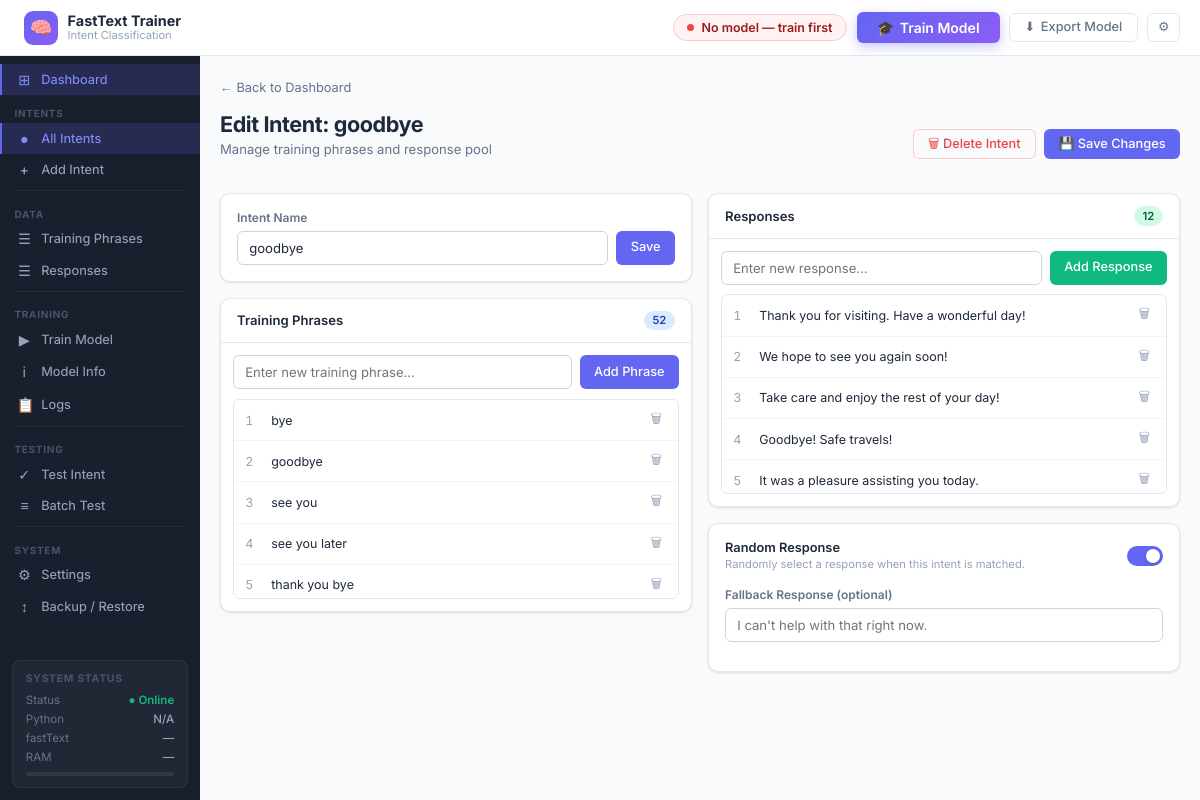
The app's page /intents/2 with its own data.
### tables this page shows
CREATE TABLE intents (
    id                INTEGER PRIMARY KEY AUTOINCREMENT,
    name              TEXT UNIQUE NOT NULL,
    fallback_response TEXT DEFAULT '',
    random_response   INTEGER DEFAULT 1,
    created_at        TIMESTAMP DEFAULT CURRENT_TIMESTAMP
);

CREATE TABLE phrases (
    id         INTEGER PRIMARY KEY AUTOINCREMENT,
    intent_id  INTEGER NOT NULL REFERENCES intents(id) ON DELETE CASCADE,
    text       TEXT NOT NULL,
    created_at TIMESTAMP DEFAULT CURRENT_TIMESTAMP
);

CREATE TABLE responses (
    id         INTEGER PRIMARY KEY AUTOINCREMENT,
    intent_id  INTEGER NOT NULL REFERENCES intents(id) ON DELETE CASCADE,
    text       TEXT NOT NULL,
    sort_order INTEGER DEFAULT 0
);

### src/web_trainer/routes.py (the view)
@bp.route("/intents/<int:intent_id>")
def intent_edit(intent_id: int):
    db = _db()
    intent = db.get_intent(intent_id)
    if intent is None:
        return redirect(url_for("trainer.dashboard"))
    intents = db.list_intents()
    return render_template(
        "intent_edit.html", intent=intent, intents=intents, active="dashboard"
    )

### src/web_trainer/models.py (called while the page is built)
    def _connect(self) -> sqlite3.Connection:
        conn = sqlite3.connect(self.db_path, check_same_thread=False)
        conn.row_factory = sqlite3.Row
        conn.execute("PRAGMA foreign_keys=ON")
        return conn

    @contextmanager
    def _db(self) -> Generator[sqlite3.Connection, None, None]:
        conn = self._connect()
        try:
            yield conn
            conn.commit()
        except Exception:
            conn.rollback()
            raise
        finally:
            conn.close()

    def _init_schema(self) -> None:
        with self._db() as conn:
            conn.executescript(_SCHEMA)

    def _seed_if_empty(self) -> None:
        with self._db() as conn:
            row = conn.execute("SELECT COUNT(*) FROM intents").fetchone()
            if row[0] > 0:
                return
        logger.info("Empty trainer.db — seeding from training_data.json ...")
        self._seed_from_json()

    def list_intents(self) -> list[dict[str, Any]]:
        with self._db() as conn:
            rows = conn.execute("""
                SELECT i.id, i.name, i.fallback_response, i.random_response, i.created_at,
                       COUNT(DISTINCT p.id) AS phrase_count,
                       COUNT(DISTINCT r.id) AS response_count
                FROM intents i
                LEFT JOIN phrases p ON p.intent_id = i.id
                LEFT JOIN responses r ON r.intent_id = i.id
                GROUP BY i.id
                ORDER BY i.name
            """).fetchall()
        return [dict(r) for r in rows]

    def get_intent(self, intent_id: int) -> dict[str, Any] | None:
        with self._db() as conn:
            row = conn.execute(
                "SELECT * FROM intents WHERE id=?", (intent_id,)
            ).fetchone()
            if not row:
                return None
            result = dict(row)
            result["phrases"] = [
                dict(r) for r in conn.execute(
                    "SELECT * FROM phrases WHERE intent_id=? ORDER BY id", (intent_id,)
                ).fetchall()
            ]
            result["responses"] = [
                dict(r) for r in conn.execute(
                    "SELECT * FROM responses WHERE intent_id=? ORDER BY sort_order, id",
                    (intent_id,)
                ).fetchall()
            ]
        return result

### src/web_trainer/routes.py (called while the page is built)
def _db() -> TrainerDB:
    db_path = current_app.config.get("TRAINER_DB_PATH")
    return TrainerDB(db_path=db_path)

### src/web_trainer/templates/intent_edit.html (shortened to what this page needs)
{% extends "base.html" %}
{% block content %}
<a href="{{ url_for('trainer.dashboard') }}" class="back-link">← Back to Dashboard</a>
<div class="flex-b mb-2" style="flex-wrap:wrap;gap:.75rem;">
  <div>
    <div class="page-title">Edit Intent: <span id="pageIntentName">{{ intent.name }}</span></div>
    <div class="page-sub">Manage training phrases and response pool</div>
  </div>
  <div style="display:flex;gap:.5rem;">
    <button class="btn btn-danger" onclick="deleteIntent()">🗑 Delete Intent</button>
    <button class="btn btn-primary" onclick="saveOptions()">💾 Save Changes</button>
  </div>
</div>
<div style="display:grid;grid-template-columns:1fr 1fr;gap:1rem;" class="edit-cols">
  <div>
    <div class="card mb-2" style="padding:1rem;">
      <label class="form-label">Intent Name</label>
      <div style="display:flex;gap:.5rem;">
        <input type="text" id="intentNameInput" value="{{ intent.name }}"/>
        <button class="btn btn-primary" onclick="saveName()">Save</button>
      </div>
    </div>
    <div class="card mb-2" style="overflow:hidden;">
      <div class="panel-header">
        Training Phrases <span class="badge badge-blue" id="phraseCount">{{ intent.phrases|length }}</span>
      </div>
      <div style="padding:.75rem;">
        <div style="display:flex;gap:.5rem;margin-bottom:.6rem;">
          <input type="text" id="newPhraseInput" placeholder="Enter new training phrase…"
                 onkeydown="if(event.key==='Enter')addPhrase()"/>
          <button class="btn btn-primary" onclick="addPhrase()">Add Phrase</button>
        </div>
        <div class="phrase-list" id="phraseList">
          {% if intent.phrases %}
            {% for p in intent.phrases %}
            <div class="phrase-row" id="phrase-{{ p.id }}">
              <span class="phrase-num">{{ loop.index }}</span>
              <span class="phrase-text">{{ p.text }}</span>
              <button class="phrase-del" onclick="deletePhrase({{ p.id }})">🗑</button>
            </div>
            {% endfor %}
          {% else %}
            <div style="padding:1rem;text-align:center;color:var(--text-muted);font-size:.8rem;">No phrases yet.</div>
          {% endif %}
        </div>
      </div>
    </div>
  </div>
  <div>
    <div class="card mb-2" style="overflow:hidden;">
      <div class="panel-header">
        Responses <span class="badge badge-green" id="responseCount">{{ intent.responses|length }}</span>
      </div>
      <div style="padding:.75rem;">
        <div style="display:flex;gap:.5rem;margin-bottom:.6rem;">
          <input type="text" id="newRespInput" placeholder="Enter new response…"
                 onkeydown="if(event.key==='Enter')addResponse()"/>
          <button class="btn btn-success" onclick="addResponse()">Add Response</button>
        </div>
        <div class="phrase-list" id="responseList">
          {% if intent.responses %}
            {% for r in intent.responses %}
            <div class="phrase-row" id="response-{{ r.id }}">
              <span class="phrase-num">{{ loop.index }}</span>
              <span class="phrase-text">{{ r.text }}</span>
              <button class="phrase-del" onclick="deleteResponse({{ r.id }})">🗑</button>
            </div>
            {% endfor %}
          {% else %}
            <div style="padding:1rem;text-align:center;color:var(--text-muted);font-size:.8rem;">No responses yet.</div>
          {% endif %}
        </div>
      </div>
    </div>
    <div class="card" style="padding:1rem;">
      <div class="toggle-wrap mb-1">
        <div>
          <div class="toggle-label">Random Response</div>
          <div class="toggle-sub">Randomly select a response when this intent is matched.</div>
        </div>
        <label class="toggle-switch">
          <span class="toggle-slider"></span>
        </label>
      </div>
      <div class="form-group mt-2">
        <label class="form-label">Fallback Response (optional)</label>
        <input type="text" id="fallbackInput" value="{{ intent.fallback_response or '' }}"
               placeholder="I can't help with that right now."/>
      </div>
    </div>
  </div>
</div>
{% endblock %}

### src/web_trainer/static/style.css (style rules this page uses)
:root { --sidebar-w: 200px; --header-h: 56px; --sidebar-bg: #1a1f2e; --sidebar-hover: rgba(255,255,255,.06); --sidebar-active-bg: rgba(99,102,241,.18); --sidebar-active-color: #818cf8; --primary: #6366f1; --primary-dark: #4f46e5; --success: #10b981; --danger: #ef4444; --warning: #f59e0b; --body-bg: #f8fafc; --card-bg: #ffffff; --border: #e2e8f0; --border-dark: #cbd5e1; --text: #1e293b; --text-light: #64748b; --text-muted: #94a3b8; --radius: 10px; --radius-sm: 6px; --shadow: 0 1px 3px rgba(0,0,0,.07),0 1px 2px rgba(0,0,0,.05); --shadow-md: 0 4px 12px rgba(0,0,0,.08); --tr: .15s ease; }
*,*::before,*::after { box-sizing:border-box;margin:0;padding:0; }
html,body { height:100%; }
body { font-family:'Inter',system-ui,sans-serif;background:var(--body-bg);color:var(--text);-webkit-font-smoothing:antialiased; }
.btn { display:inline-flex;align-items:center;gap:.35rem; padding:.45rem .9rem;border-radius:var(--radius-sm);border:none; font-size:.8rem;font-weight:500;font-family:inherit;cursor:pointer; text-decoration:none;transition:all var(--tr);white-space:nowrap;line-height:1; }
.btn-primary { background:var(--primary);color:#fff; }
.btn-success { background:var(--success);color:#fff; }
.btn-danger { background:transparent;color:var(--danger);border:1px solid #fecaca; }
.card { background:var(--card-bg);border-radius:var(--radius);border:1px solid var(--border);box-shadow:var(--shadow); }
.panel-header { display:flex;align-items:center;justify-content:space-between; padding:.75rem 1rem;border-bottom:1px solid var(--border); font-size:.82rem;font-weight:600;color:var(--text); }
.phrase-list { max-height:200px;overflow-y:auto;border:1px solid var(--border);border-radius:var(--radius-sm); }
.phrase-row { display:flex;align-items:center;gap:.5rem;padding:.42rem .7rem; border-bottom:1px solid #f1f5f9;font-size:.78rem; }
.phrase-num { color:var(--text-muted);min-width:18px;font-variant-numeric:tabular-nums; }
.phrase-text { flex:1;color:var(--text); }
.phrase-del { background:none;border:none;cursor:pointer;color:var(--text-muted);font-size:.8rem;padding:.15rem .3rem;border-radius:4px; }
.toggle-wrap { display:flex;align-items:center;justify-content:space-between;margin-bottom:.5rem; }
.toggle-label { font-size:.8rem;font-weight:600;color:var(--text); }
.toggle-sub { font-size:.7rem;color:var(--text-muted);margin-top:.1rem; }
.toggle-switch { position:relative;display:inline-block;width:36px;height:20px;flex-shrink:0; }
.toggle-slider { position:absolute;cursor:pointer;inset:0; background:#cbd5e1;border-radius:99px;transition:.2s; }
.toggle-slider::before { content:'';position:absolute;width:14px;height:14px;border-radius:50%; background:white;left:3px;bottom:3px;transition:.2s;box-shadow:0 1px 3px rgba(0,0,0,.2); }
.toggle-switch input:checked+.toggle-slider { background:var(--primary); }
.toggle-switch input:checked+.toggle-slider::before { transform:translateX(16px); }
input[type=text],input[type=number],textarea,select { width:100%;padding:.5rem .7rem;border:1px solid var(--border-dark); border-radius:var(--radius-sm);font-size:.82rem;font-family:inherit; color:var(--text);background:#fff;outline:none; transition:border-color var(--tr),box-shadow var(--tr); }
.form-group { margin-bottom:.85rem; }
.form-label { display:block;font-size:.75rem;font-weight:600;color:var(--text-light);margin-bottom:.35rem; }
.badge { display:inline-flex;align-items:center;gap:.25rem;padding:.18rem .55rem;border-radius:999px;font-size:.7rem;font-weight:600; }
.badge-green { background:#d1fae5;color:#065f46; }
.badge-blue { background:#dbeafe;color:#1e40af; }
.flex-b { display:flex;align-items:center;justify-content:space-between; }
.mt-2 { margin-top:1rem; }
.mb-1 { margin-bottom:.5rem; }
.mb-2 { margin-bottom:1rem; }
.back-link { display:inline-flex;align-items:center;gap:.4rem;color:var(--text-light);font-size:.8rem;text-decoration:none;margin-bottom:1rem;transition:color var(--tr); }
.page-title { font-size:1.35rem;font-weight:700;letter-spacing:-.02em;margin-bottom:.25rem; }
.page-sub { font-size:.82rem;color:var(--text-light);margin-bottom:1.25rem; }

### records on screen
intents: name "goodbye"
phrases: text "bye"
phrases: text "goodbye"
phrases: text "see you"
phrases: text "see you later"
phrases: text "thank you bye"
responses: text "Thank you for visiting. Have a wonderful day!"
responses: text "We hope to see you again soon!"
responses: text "Take care and enjoy the rest of your day!"
responses: text "Goodbye! Safe travels!"
responses: text "It was a pleasure assisting you today."

### other values on screen
{{ intent.phrases|length }} "52"
{{ intent.responses|length }} "12"
